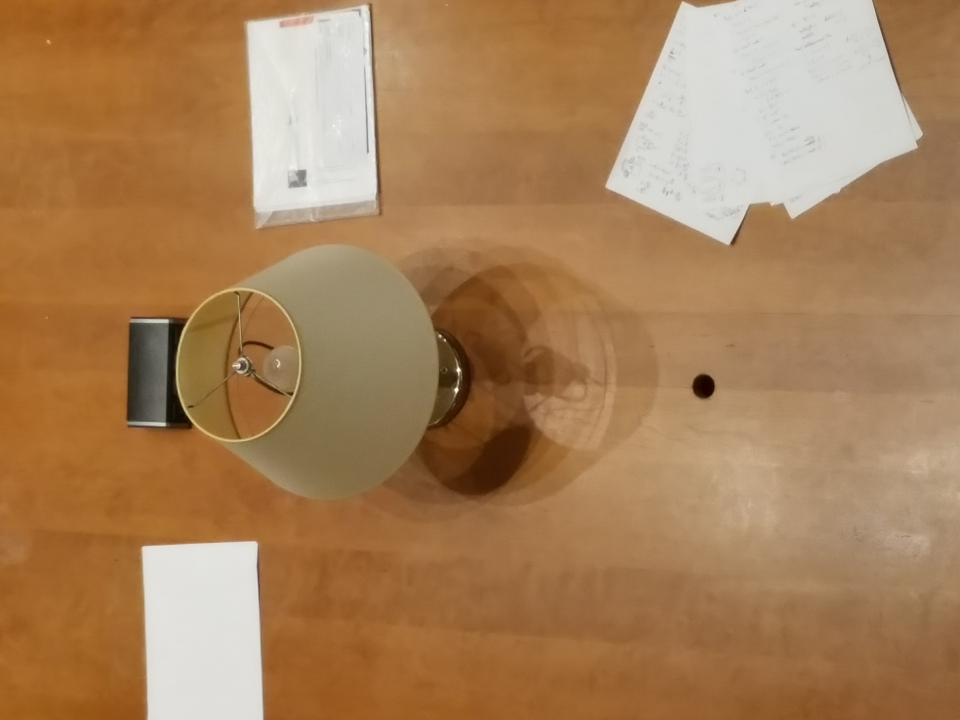
%> input picture MatlabScripts/photos/20170224_221457.jpg, 2880 x 2160 px (shown at 1/3 size)
$ octave final_script.m   (GNU Octave 9; MATLAB toolbox functions it lacks are replaced by stand-ins)
%> lines starting %> are read from the running program, lines starting %| are printed output that depends on the picture
### MatlabScripts/photoinput.m
function X = photoinput(file_name)
%> called with file_name = 'photos/20170224_221457.jpg'
    X = zeros(1,1452);
    img_in = imread(file_name);
    img_in = rgb2gray(img_in);
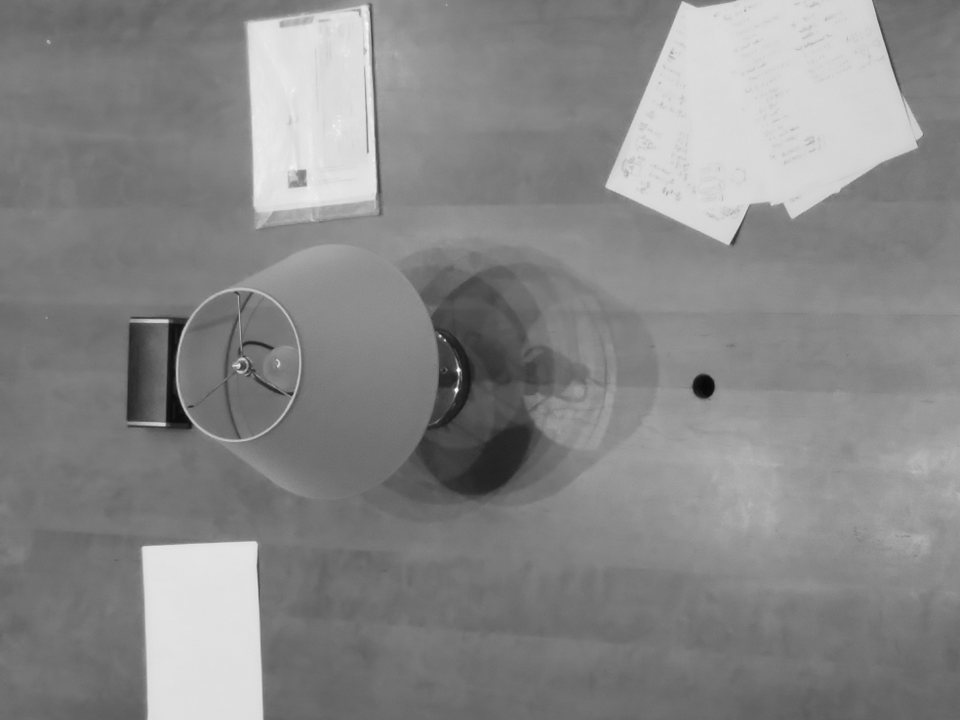
%> img_in: size 2160x2880 uint8 (shown at 1/3 size); min 6, max 254, mean 136
    img_in = imresize(img_in,[33,44]);
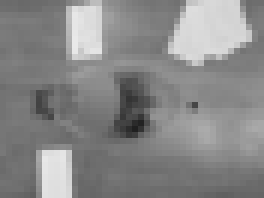
%> img_in: size 33x44 uint8 (shown 6 times larger); min 32, max 233, mean 136
    img_in = img_in(:);
%> img_in = 1452 values, max 233 at index 403, min 32 at index 748, mean 136
    X(1,:) = img_in';
% [13 lines of commented-out code are left out]


### MatlabScripts/final_script.m
input_X = photoinput('photos/20170224_221457.jpg');
%> input_X has the same summary as img_in in photoinput
%> (the run ends here)

$ run again, with MatlabScripts/photos/20170224_221114.jpg copied over MatlabScripts/photos/20170224_221457.jpg
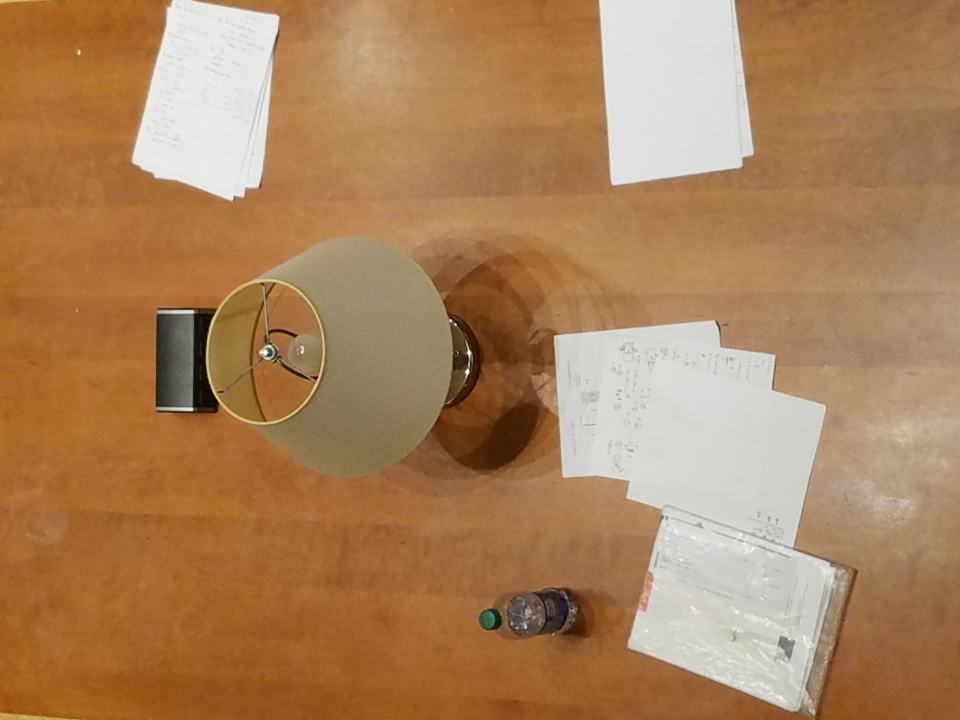
%> input picture MatlabScripts/photos/20170224_221114.jpg, 2880 x 2160 px (shown at 1/3 size)
%> in photoinput, `img_in = rgb2gray(img_in);`:
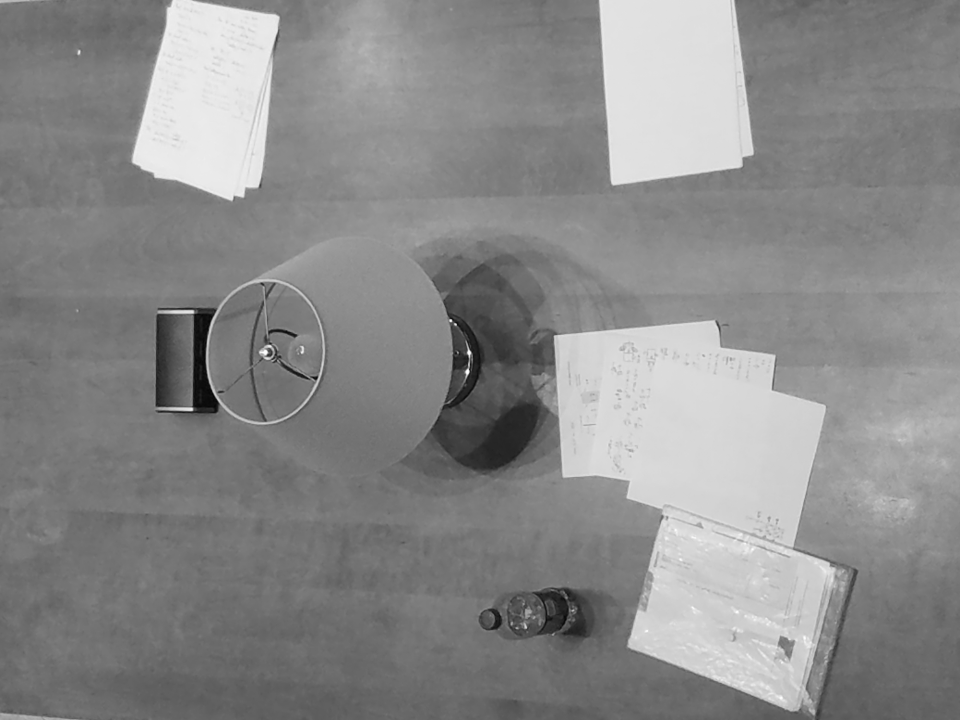
%> img_in: size 2160x2880 uint8 (shown at 1/3 size); min 1, max 255, mean 138.5
%> in photoinput, `img_in = imresize(img_in,[33,44]);`:
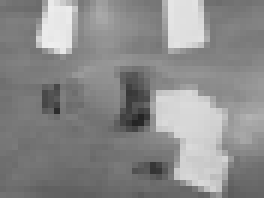
%> img_in: size 33x44 uint8 (shown 6 times larger); min 36, max 238, mean 138.5
%> in photoinput, `img_in = img_in(:);`: img_in = 1452 values, max 238 at index 272, min 36 at index 779, mean 138.5
%> input_X has the same summary as img_in in photoinput

$ run again, with MatlabScripts/photos/20170224_221156.jpg copied over MatlabScripts/photos/20170224_221457.jpg
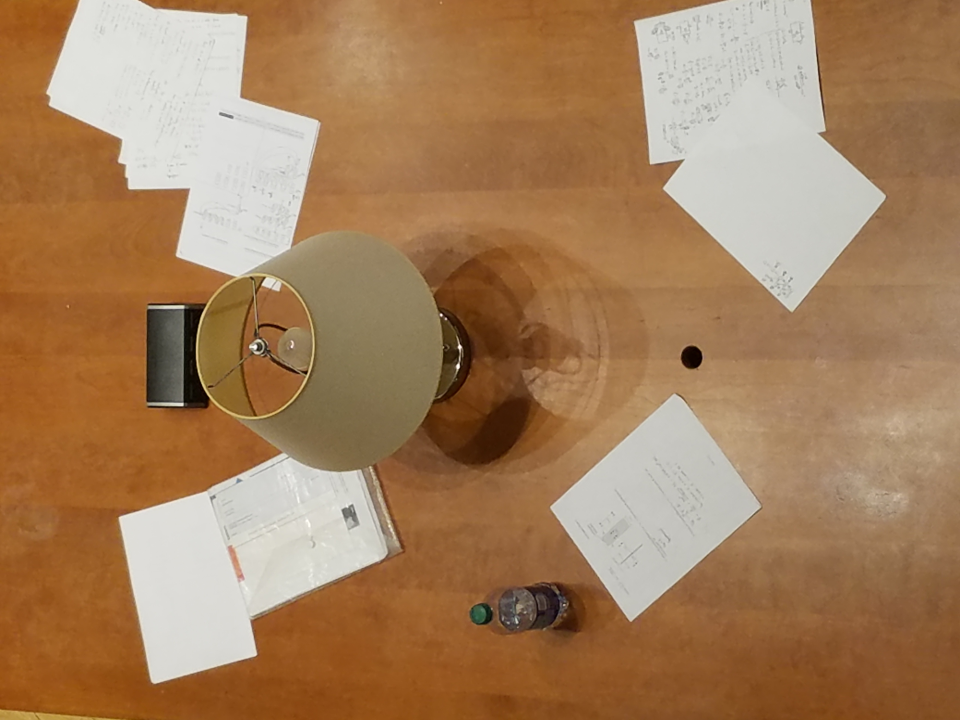
%> input picture MatlabScripts/photos/20170224_221156.jpg, 2880 x 2160 px (shown at 1/3 size)
%> in photoinput, `img_in = rgb2gray(img_in);`:
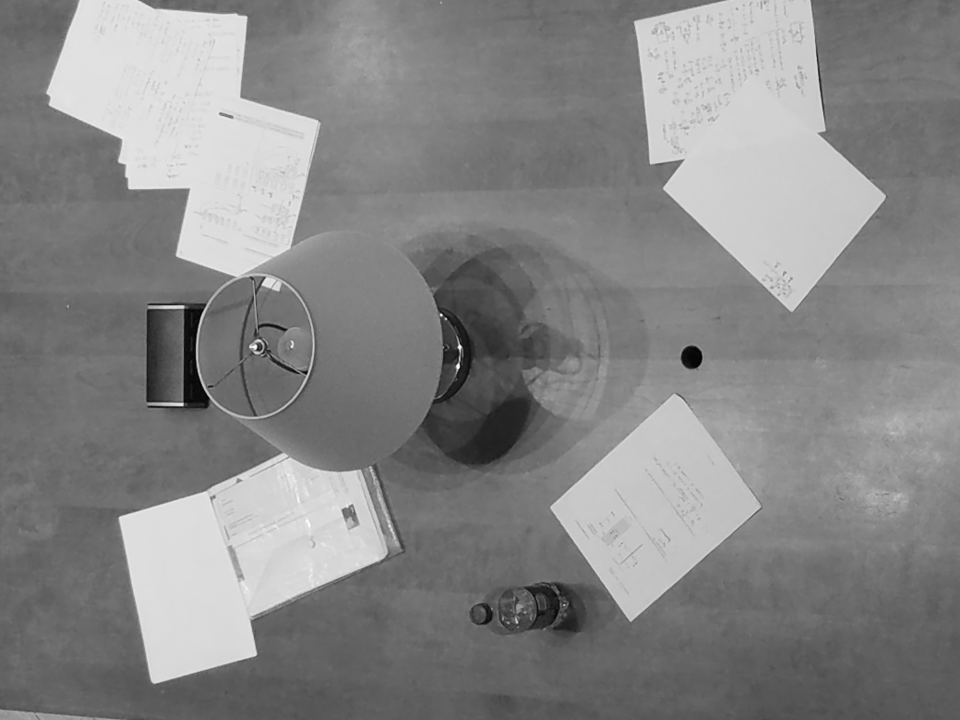
%> img_in: size 2160x2880 uint8 (shown at 1/3 size); min 0, max 254, mean 134.8
%> in photoinput, `img_in = imresize(img_in,[33,44]);`:
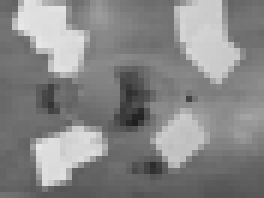
%> img_in: size 33x44 uint8 (shown 6 times larger); min 32, max 231, mean 134.8
%> in photoinput, `img_in = img_in(:);`: img_in = 1452 values, max 231 at index 104, min 32 at index 747, mean 134.8
%> input_X has the same summary as img_in in photoinput

$ run again, with MatlabScripts/photos/20170224_221211.jpg copied over MatlabScripts/photos/20170224_221457.jpg
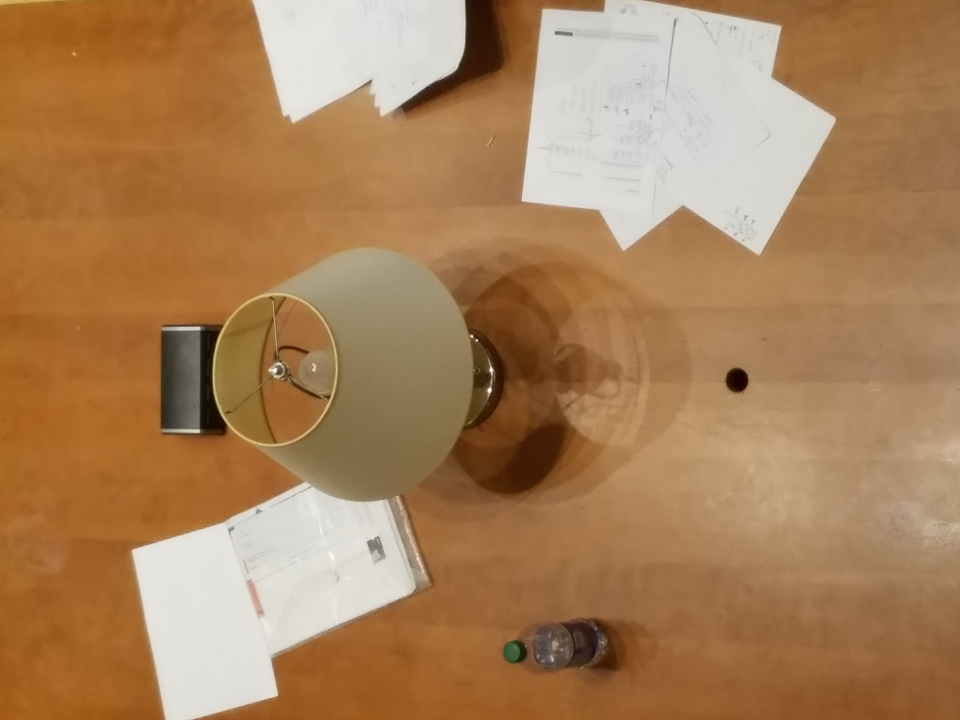
%> input picture MatlabScripts/photos/20170224_221211.jpg, 2880 x 2160 px (shown at 1/3 size)
%> in photoinput, `img_in = rgb2gray(img_in);`:
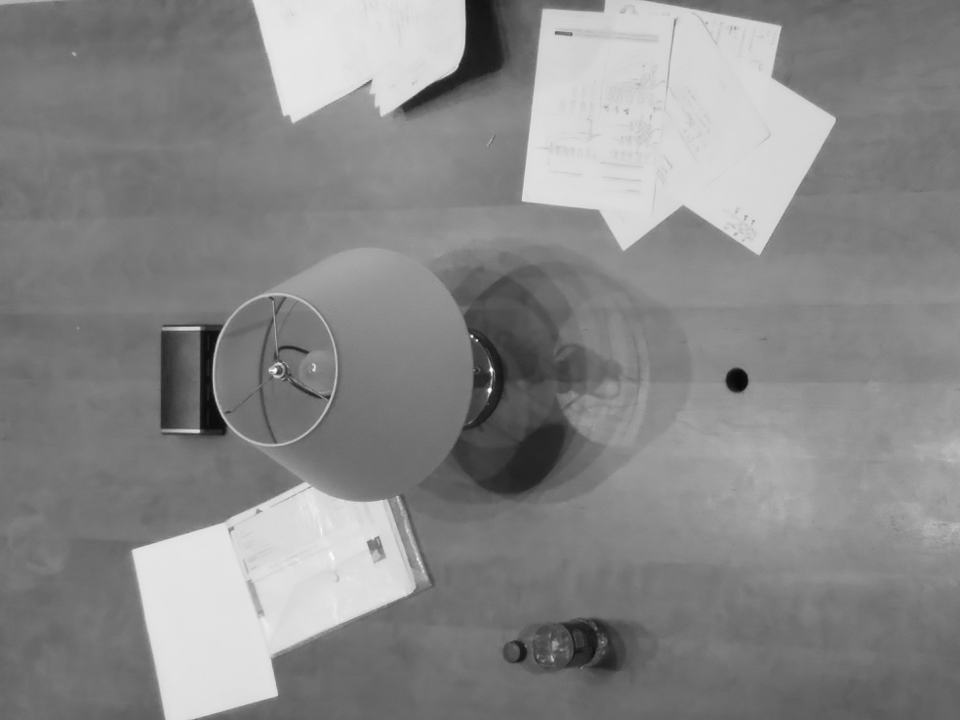
%> img_in: size 2160x2880 uint8 (shown at 1/3 size); min 6, max 254, mean 136.4
%> in photoinput, `img_in = imresize(img_in,[33,44]);`:
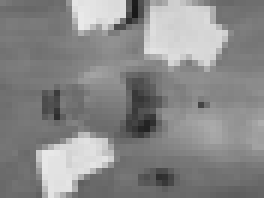
%> img_in: size 33x44 uint8 (shown 6 times larger); min 25, max 233, mean 136.5
%> in photoinput, `img_in = img_in(:);`: img_in = 1452 values, max 233 at index 432, min 25 at index 729, mean 136.5
%> input_X has the same summary as img_in in photoinput
